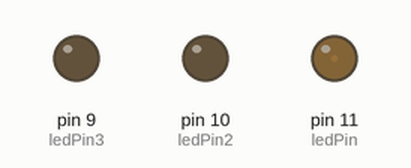
The sketch below on a simulated Arduino Uno, built with avr-gcc and run on an emulated ATmega328P. On the bench: output pins drawn as LEDs (lit = HIGH).

Above: at 0.05 s.
At 1.25 s:
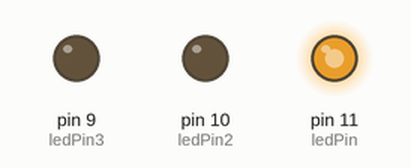
At 2.3 s:
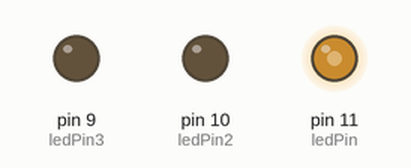
At 4.55 s:
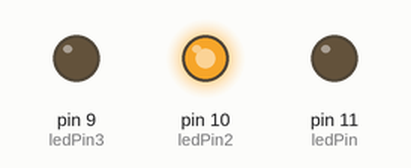
At 6.85 s:
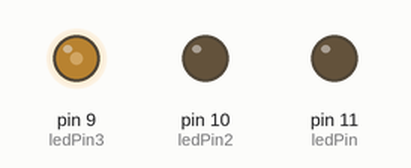
At 9.05 s:
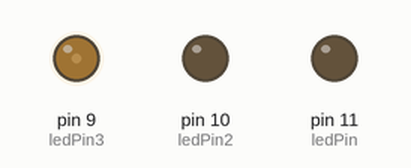
Timing chart, 0 to 12.2 s (numbered marks = the images above):
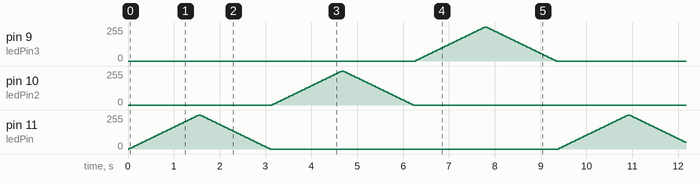

The sketch:

fading_traffic_light.ino
```cpp
int ledPin = 11;
int ledPin2 = 10;
int ledPin3 = 9;

void setup() {
// nothing happens in setup
}
void loop() {
  // fade in from min to max in increments of 5 points:
  for (int fadeValue = 0 ; fadeValue <= 255; fadeValue += 5) {
    // sets the value (range from 0 to 255):
    analogWrite(ledPin, fadeValue);
    // wait for 30 milliseconds to see the dimming effect
    delay(30);
  }
  // fade out from max to min in increments of 5 points:
  for (int fadeValue = 255 ; fadeValue >= 0; fadeValue -= 5) {
    // sets the value (range from 0 to 255):
    analogWrite(ledPin, fadeValue);
    // wait for 30 milliseconds to see the dimming effect
    delay(30);
  }
  for (int fadeValue = 0 ; fadeValue <= 255; fadeValue += 5) {
    // sets the value (range from 0 to 255):
    analogWrite(ledPin2, fadeValue);
    // wait for 30 milliseconds to see the dimming effect
    delay(30);
  }
  // fade out from max to min in increments of 5 points:
  for (int fadeValue = 255 ; fadeValue >= 0; fadeValue -= 5) {
    // sets the value (range from 0 to 255):
    analogWrite(ledPin2, fadeValue);
    // wait for 30 milliseconds to see the dimming effect
    delay(30);
  }
  for (int fadeValue = 0 ; fadeValue <= 255; fadeValue += 5) {
    // sets the value (range from 0 to 255):
    analogWrite(ledPin3, fadeValue);
    // wait for 30 milliseconds to see the dimming effect
    delay(30);
  }
  // fade out from max to min in increments of 5 points:
  for (int fadeValue = 255 ; fadeValue >= 0; fadeValue -= 5) {
    // sets the value (range from 0 to 255):
    analogWrite(ledPin3, fadeValue);
    // wait for 30 milliseconds to see the dimming effect
    delay(30);
  }
}
```
